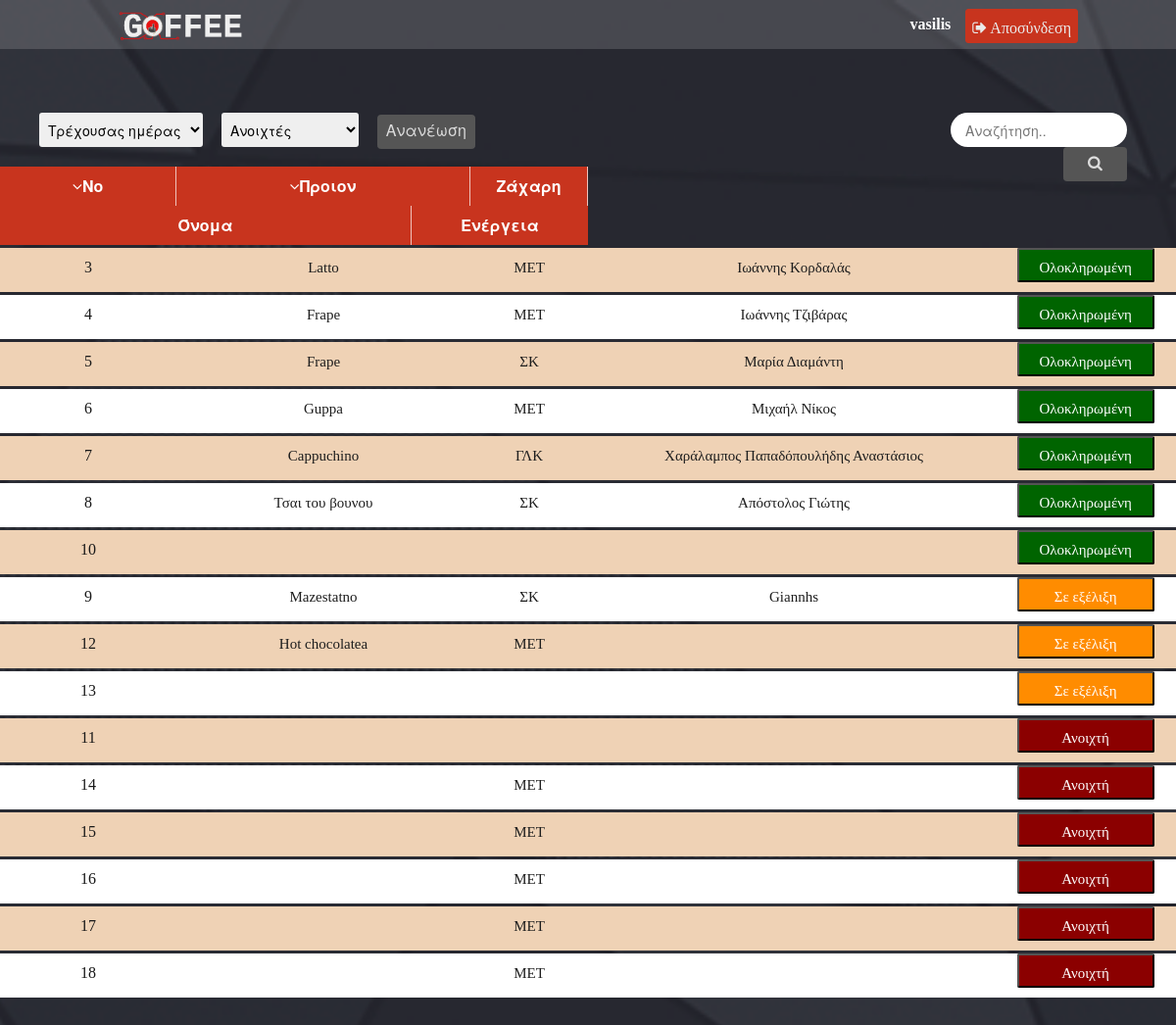
Screenshot of /src/core/view.php (signed in) with the database file from the repository.
### tables this page shows
CREATE TABLE `orders` (
  `id` int(250) NOT NULL,
  `product` varchar(64) NOT NULL,
  `sugar` varchar(32) NOT NULL DEFAULT 'MET',
  `address` varchar(128) NOT NULL,
  `name` varchar(128) NOT NULL,
  `comment` text NOT NULL,
  `status` varchar(32) NOT NULL DEFAULT '1',
  `order_date` date NOT NULL,
  `order_time` varchar(32) NOT NULL
);

### src/core/order_list_new.php (the view, shortened to what this page needs)
<div id="main">
    <div id="view">
         <div id="filter_section">
            <div id="filter_section_menu">
                <?php require('filters.php'); ?>
            </div>
            <div id="search_section_menu">
                <?php require('search.php'); ?>
            </div>
        </div>
        <div id="view_table">
            <div id="table_header_bar">
                <form method="POST" action="" >
                    <button type="submit" name="no_button" id="menu_button_no" class="btn"><i class="fa fa-angle-down"></i>Νο</button><button type="submit" name="product_button" id="menu_button_product" class="btn"><i class="fa fa-angle-down"></i>Προιον</button><button type="submit" name="sugar_button" id="menu_button_sugar"class="btn">Ζάχαρη</button><button type="submit" name="name_button" id="menu_button_name" class="btn">Όνομα</button><button type="submit" name="action_button" id="menu_button_action" class="btn">Ενέργεια</button>
                </form>
            </div>
             <div class="faq-row-container">
    <?php
    for($i=0; $i<$row_cnt; $i++) {
    ?>
        <div class="faq-row open">
            <a href="javascript:;" class="faq-row-handle">
                <?php
                    if($i % 2 == 0) {
                        echo "<div class=\"order_record_odd\">";
                        echo "<div class=\"status_block\" style=\"//background: red; width: 15%;\">" . $rows[$i]['id'] . "</div>";
                    }else {
                        echo "<div class=\"order_record_even\">";
                        echo "<div class=\"status_block\" style=\"//background: red; width: 15%;\" >" . $rows[$i]['id'] . "</div>";
                    }
                    echo "<div class=\"tableCol\" style=\"//background: purple; width: 25%;\">" . $rows[$i]['product']. "</div>";
                    echo "<div class=\"tableCol\" style=\"//background: green; width: 10%;\">" . $rows[$i]['sugar']. "</div>";
                    echo "<div class=\"tableCol\" style=\"//background: black; width: 35%;\">" . str_replace("-","/",$rows[$i]['name']) . "</div>";
                ?>
                <div class="actionButton">
                    <form action="" method="post">
                        <?php
                            if($rows[$i]['status'] == 1) {
                                echo "<input type=\"submit\" value=\"Ανοιχτή\" style=\"background: darkred;\" />";
                            }elseif( $rows[$i]['status'] == 2) {
                                echo "<input type=\"submit\" value=\"Σε εξέλιξη\" style=\"background: darkorange;\" />";
                            }elseif( $rows[$i]['status'] == 3) {
                                echo "<input type=\"submit\" value=\"Ολοκληρωμένη\" style=\"background: darkgreen;\" />";
                            }
                        ?>
                    </form>
                </div>
            </a>
        </div>
    </div>
    <?php
        }
    ?>

### src/css/general.css (style rules this page uses)
body { margin: 0px; padding: 0px; background: url('../images/newbg.gif'); background-size: cover; background-position: center center; }

### src/css/view_style.css (style rules this page uses)
#main { height: 100%; width: 100%; margin: 0px auto 0px auto; }
#view { margin-top: 50px; margin-bottom: 150px; }
#filter_section { width: 100%; height: 45px; margin-bottom: 25px; padding-left: 25px; padding-top: 15px; }
#table_header_bar { height: 100%; width: 100%; }
.btn { height: 40px; border: none; border-radius: 0px; background: #c8341e; color: white; margin: 0px; text-align: center; font-size: 16px; font-weight: bold; overflow: hidden; text-overflow: ellipsis; white-space: nowrap; }
#menu_button_no { width: 15%; border-right: solid 1px rgba(255, 255, 255, 0.7); }
#menu_button_product { width: 25%; border-right: solid 1px rgba(255, 255, 255, 0.7); }
#menu_button_sugar { width: 10%; border-right: solid 1px rgba(255, 255, 255, 0.7); }
#menu_button_name { width: 35%; border-right: solid 1px rgba(255, 255, 255, 0.7); }
#menu_button_action { width: 15% }
.order_record_odd { height: 180%; transition: all 0.3s ease 0s; background-color: rgba(203,106,11,0.30); }
.order_record_even { transition: all 0.3s ease 0s; background-color: rgba(255,255,255,0.30); height: 180%; }
.tableCol { height: 40px; line-height: 40px; display: inline-block; font-size: 15px; text-align: center; font-family: Tahoma; color: #1e1e1e; overflow: hidden; text-overflow: ellipsis; white-space: nowrap; }
.actionButton { width: 14%; height: 40px; line-height: 40px; display: inline-block; font-size: 15px; text-align: center; font-family: Tahoma; color: #1e1e1e; overflow: hidden; text-overflow: ellipsis; white-space: nowrap; }
.actionButton input { height: 35px; width: 140px; line-height: 35px; border-radius: 2px; transition: all 0.2s ease 0s; color: white; font-size: 15px; text-align: center; font-family: Tahoma; }
.status_block { height: 40px; line-height: 40px; display: inline-block; font-family: Tahoma; text-align: center; font-size: 16px; overflow: hidden; text-overflow: ellipsis; white-space: nowrap; }
.faq-row { background-color: #fff; //border: #ccc 1px solid; border: none; margin-bottom: 3px; margin-top: 3px; }
.faq-row-handle { cursor: pointer; display: block; color: #191919; font-weight: normal; font-size: 13px; //padding: 7px 30px 7px 10px; line-height: 20px; text-decoration: none; outline: 0; }

### rows the page displays
orders: id "3", product "Latto", sugar "ΜΕΤ", name "Ιωάννης Κορδαλάς"
orders: id "4", product "Frape", sugar "ΜΕΤ", name "Ιωάννης Τζιβάρας"
orders: id "5", product "Frape", sugar "ΣΚ", name "Μαρία Διαμάντη"
orders: id "6", product "Guppa", sugar "ΜΕΤ", name "Μιχαήλ Νίκος"
orders: id "7", product "Cappuchino", sugar "ΓΛΚ", name "Χαράλαμπος Παπαδόπουλήδης Αναστάσιος"
orders: id "8", product "Τσαι του βουνου", sugar "ΣΚ", name "Απόστολος Γιώτης"
orders: id "10"
orders: id "9", product "Mazestatno", sugar "ΣΚ", name "Giannhs"
orders: id "12", product "Hot chocolatea", sugar "MET"
orders: id "13"
orders: id "11"
orders: id "14", sugar "MET"
orders: id "15", sugar "MET"
orders: id "16", sugar "MET"
orders: id "17", sugar "MET"
orders: id "18", sugar "MET"

### other values shown
$loginName "vasilis"
